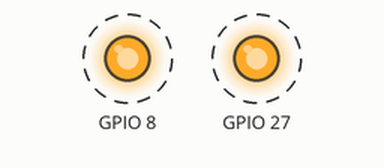
Recording of a program running on a simulated Raspberry Pi (BCM pin numbers). Parts: output pins drawn as LEDs (lit = HIGH). Dashed ring = blinking.

Above: at 0.2 s.
Timing chart, 0 to 3.0 s (numbered marks = the images above):
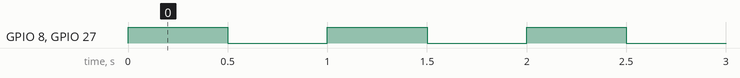

The program:

10_Relayblink.py
```python
import RPi.GPIO as GPIO
import time
GPIO.setmode(GPIO.BCM)
GPIO.setup(27,GPIO.OUT)
GPIO.setup(8,GPIO.OUT)
while True:
    GPIO.output(27,GPIO.HIGH)
    GPIO.output(8,GPIO.HIGH)
    time.sleep(0.5)
    GPIO.output(27,GPIO.LOW)
    GPIO.output(8,GPIO.LOW)
    time.sleep(0.5)
```

Measured:
- by itself, GPIO 8, GPIO 27: alternates HIGH for 0.50 s and LOW for 0.50 s
